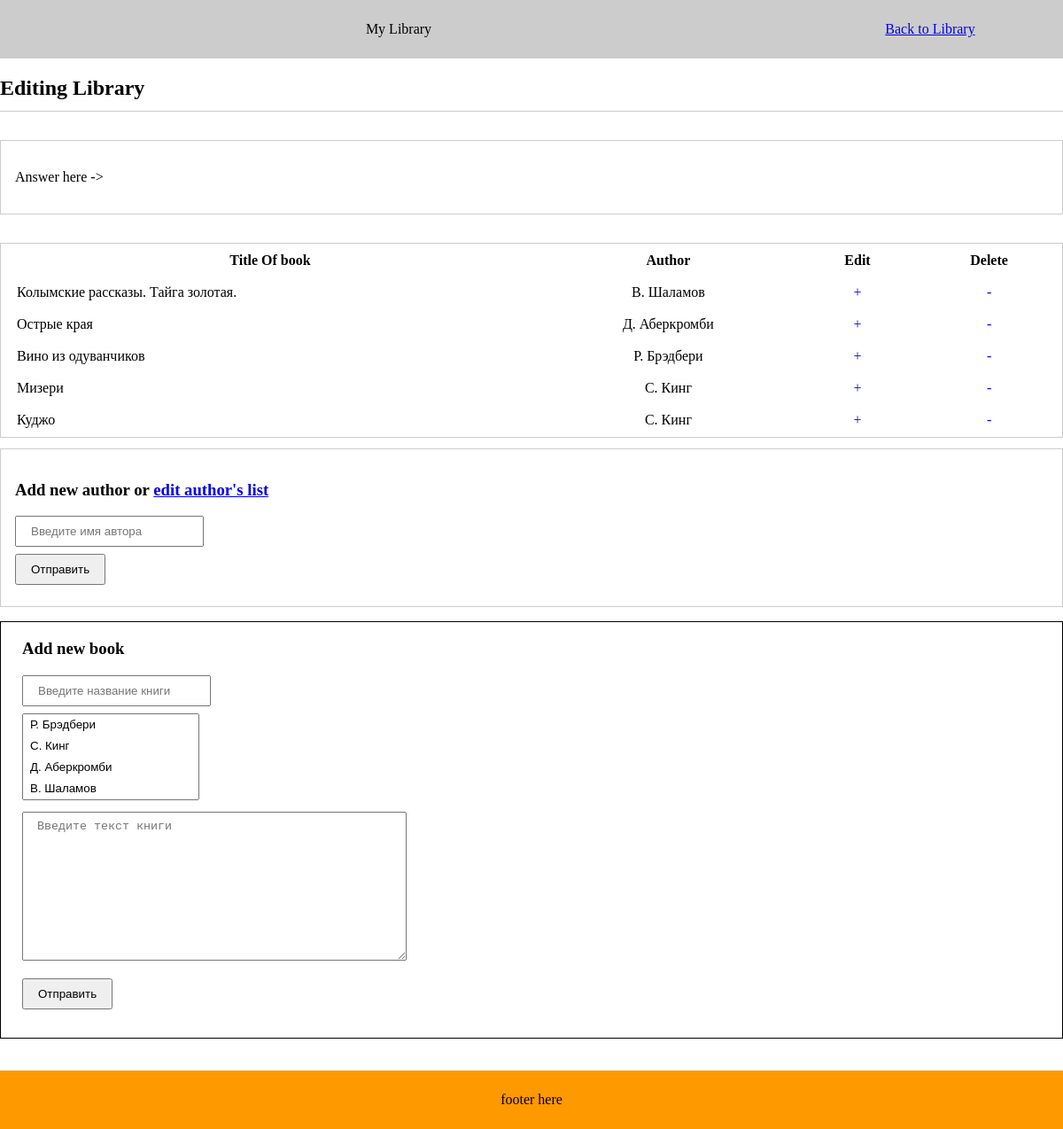
The page /edit_lib.php on the database its author committed.
### tables this page shows
CREATE TABLE `author` (
  `id_author` int(11) NOT NULL,
  `name_author` varchar(128) NOT NULL
);

CREATE TABLE `book` (
  `id_book` int(11) NOT NULL,
  `title_book` varchar(128) NOT NULL,
  `text_book` text NOT NULL
);

### edit_lib.php (called while the page is built, shortened)
<?php
include_once $_SERVER['DOCUMENT_ROOT'] . '/model/m_book.php';
include_once $_SERVER['DOCUMENT_ROOT'] . '/view/v_header_back.php';
$getAllData    = getAllData();
$getAuthorList = getAuthors();
include_once $_SERVER['DOCUMENT_ROOT'] . '/view/v_edit_lib.php';
include_once $_SERVER['DOCUMENT_ROOT'] . '/view/v_footer.php';

### model/m_db.php (called while the page is built, shortened)
<?php
function db_connect() {
    static $db;
    if ($db === null) {
        $db = new PDO('mysql:host=localhost;dbname=booklib', 'root', 'root');
        $db->exec('SET NAMES UTF8');
    }
    return $db;
}
function db_query($sql, $params = []) {
    $db = db_connect();
    $query = $db->prepare($sql);
    $query->execute($params);
    return $query;
}
function db_checkerror($query) {
    $info = $query->errorInfo();
}

### model/m_book.php (called while the page is built, shortened)
<?php
include_once 'm_db.php';
function getAuthors()
{
    $query = db_query("SELECT * FROM author");
    $authors = $query->FetchAll();
    return $authors;
}
function getAllData()
{
    $query = db_query("SELECT author.name_author, book.title_book, book.text_book, book.id_book
                           FROM cross_book_author
                           JOIN author on author.id_author = cross_book_author.id_author
                           JOIN book on book.id_book = cross_book_author.id_book");
    $getAllData = $query->fetchAll();
    return $getAllData;
}

### view/v_edit_lib.php (the view, shortened to what this page needs)
<div class="content">
    <div class="container">
        <div class="content__main content__main--width-full">
            <h2 class="content__title">Editing Library</h2>
        </div>
        <div style="border: 1px solid #ccc; margin: 32px 0; padding: 16px;">
            <p id="ajaxx" class="answer">Answer here -></p>
        </div>
        <table class="table" style="width: 100%;">
            <tr class="table__row">
                <th class="table__title">Title Of book</th>
                <th class="table__title">Author</th>
                <th class="table__title">Edit</th>
                <th class="table__title">Delete</th>
            </tr>
            <?php foreach ($getAllData as $book) { ?>
                <tr class="table__row">
                    <td class="table__cell table__cell--book-name"><?php echo $book['title_book'] ?></td>
                    <td class="table__cell"><?php echo $book['name_author'] ?></td>
                    <td class="table__cell"><a href="/edit_book.php?id=<?php echo $book['id_book'] ?>"
                                               class="table__link">+</a></td>
                    <td class="table__cell"><a href="/del_book.php?id=<?php echo $book['id_book'] ?>"
                                               class="table__link">-</a></td>
                </tr>
            <?php } ?>
        </table>
        <div style="border: 1px solid #ccc; padding: 16px; margin-bottom: 16px;">
            <h3>Add new author or <a href="/edit_author.php">edit author's list</a></h3>
            <form class="form form--border-none" action="/edit_lib.php" method="post">
                <input type="text" name="add_new_author" class="form__input"
                       placeholder="Введите имя автора"><span><?php echo $add_author_err ?></span>
                <div><input type="submit" class="form__input" value="Отправить"></div>
            </form>
        </div>
        <form action="/edit_lib.php" method="post" class="form">
            <h3 class="form__title">Add new book</h3>
            <input type="text" name="book_title" class="form__input" placeholder="Введите название книги"
                   value="<?php echo $book_title ?>"><span class="form__span"><?php echo $err_title ?></span><br>
            <div>
                <select class="form__select" name="book_author[]" multiple>
                    <?php foreach ($getAuthorList as $authors) { ?>
                        <option value="<?php echo $authors['id_author'] ?>"
                                class="form__option"><?php echo $authors['name_author'] ?></option>
                    <?php } ?>
                </select>
            </div>
            <textarea rows="10" type="text" name="book_text" class="form__textarea"
                      placeholder="Введите текст книги"><?php echo $book_text ?></textarea><br>
            <input type="submit" class="form__input" value="Отправить"><br>
        </form>
    </div>
</div>

### assets/css/style.css (style rules this page uses)
html, body { padding: 0; margin: 0; }
.container { max-width: 1200px; width: 100%; margin: 0 auto; }
.content { flex-grow: 1; }
.content__main { width: 75%; padding: 24px 24px 24px 12px; }
.content__main--width-full { width: 100%; padding: 0; }
.content__title { border-bottom: 1px solid #ccc; padding-bottom: 12px; }
.form { padding: 0 24px 24px 24px; margin-bottom: 36px; border: 1px solid #000; }
.form--border-none { border: none; padding: 0; margin: 0; }
.form__input { margin-bottom: 8px; padding: 8px 16px; }
.form__select { margin-bottom: 12px; width: 200px; }
.form__option { padding: 4px 8px; }
.form__textarea { padding: 8px 16px; min-width: 400px; margin-bottom: 16px; }
.table { border: 1px solid #ccc; margin-bottom: 12px; }
.table__title { padding: 8px 16px; }
.table__cell { padding: 8px 16px; text-align: center; }
.table__cell--book-name { text-align: left; }
.table__link { text-decoration: none; }

### rows shown on the page
author: book.title_book "Колымские рассказы. Тайга золотая.", name_author "В. Шаламов", $authors['id_author'] 4 (drawn)
author: book.title_book "Острые края", name_author "Д. Аберкромби", $authors['id_author'] 3 (drawn)
author: book.title_book "Вино из одуванчиков", name_author "Р. Брэдбери", $authors['id_author'] 1 (drawn)
author: book.title_book "Мизери", name_author "С. Кинг", book.title_book "Куджо", $authors['id_author'] 2 (drawn)
